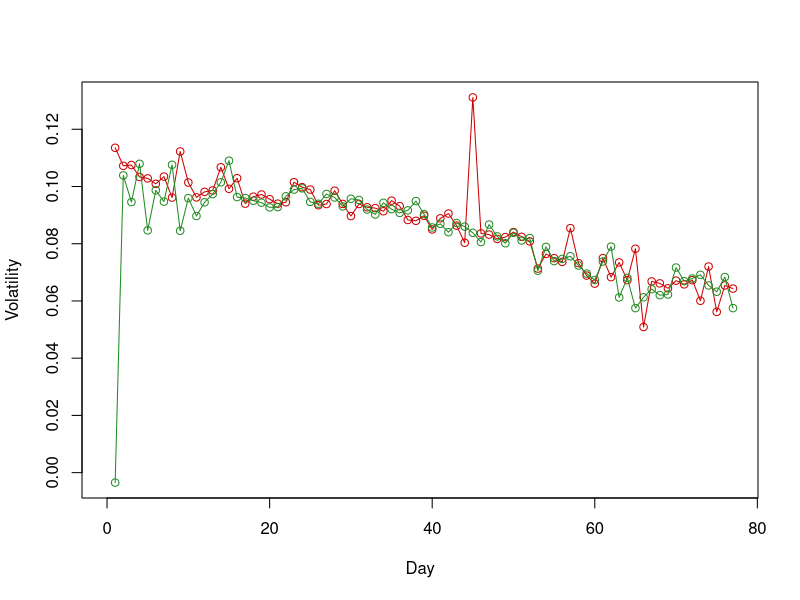

Write the R code that produced this figure.
# 2019 Jan, Feb, Mar SiH9 
asset = c(69545,68473,67691,67622,67788,67600,67603,67488,67082,67226,66812,66928,67029,66697,66274,66487,66629,66491,66494,65844,66056,66082,65990,66230,66279,66035,66183,66004,66081,67410,66884,66419,66293,65880,65716,65660,65608,66070,66086,66082,65936,65867,65952,66150,66232,66095,65746,65500,65590,65246,64491,64423,64308,63733)
callStrikes = c(69500,68500,67500,67500,67750,67500,67500,67500,67000,67250,66500,67000,67000,66750,66000,66500,66750,66500,66500,65750,66000,66000,66000,66000,66000,66000,66250,66000,66000,67500,67000,66500,66000,66000,65750,65750,65500,66000,66000,66000,66000,65750,66000,66250,66250,66000,65750,65500,65500,65250,64500,64500,64250,63750)
callPrices = c(1880,1648,1657,1577,1585,1670,1571,1501,1436,1483,1445,1280,1330,1262,1232,1210,1100,1123,1072,1034,1015,997,890,1125,1099,990,803,897,884,945,849,824,1000,749,750,730,735,700,700,670,543,600,561,550,551,500,450,370,360,352,255,165,179,2)
putStrikes = c(69500,68500,67500,67500,67500,67500,67500,67500,67000,67250,66500,67000,67000,66500,66250,66500,66500,66500,66500,65750,66000,66000,66000,66000,66000,66000,66000,66000,66000,67500,67000,66500,66000,66000,65750,65750,65500,66000,66000,66000,66000,65750,66000,66000,66000,66000,65750,65500,65500,65250,64500,64500,64250,63750)
putPrices = c(1850,1721,1550,1654,1367,1470,1372,1430,1366,1372,1200,1376,1282,1110,1040,1213,1075,1073,1075,1000,989,907,960,814,814,952,855,902,870,1143,951,900,694,861,800,779,648,632,615,565,602,469,585,488,431,403,407,370,284,284,250,254,127,35)
# 2019 Apr, May, Jun SiM9
asset = c(66726,66666,66739,66921,67026,66900,66563,66312,66395,66054,65325,65255,65132,64608,65535,64853,65132,65720,65865,66480,66139,66203,65852,66190,65933,65666,65547,64985,65249,64924,64911,64839,64520,64542,64639,64354,64311,64798,65278,65245,64965,65000,65949,65510,65670,65679,65351,65632,65795,65331,64842,64813,65008,64782,64701,64580,64941,64740,64645,64864,65380,65318,65375,65454,65355,65451,65217,64969,64821,64613,64576,64387,64285,64034,63846,63252,0)
callStrikes = c(66500,66500,67000,67000,67000,67000,66500,66000,66500,66000,65250,65250,65250,64500,65500,64500,65250,65750,65750,66500,66250,66250,65500,66000,66000,65750,65500,65000,65250,65000,65000,64750,64500,64500,64500,64250,64250,64750,65250,65000,65000,65000,66000,65500,65750,65750,65250,65750,65750,65250,64750,64750,65000,64750,64750,64500,65000,64750,64750,64500,65500,65250,65500,65500,65250,65500,65250,65000,64750,64500,64500,64500,64250,64000,63750,63250,0)
callPrices = c(1670,1780,1566,1600,1535,1589,1597,1600,1450,1442,1357,1400,1300,1409,1366,1600,1500,1400,1480,1485,1460,1400,1670,1446,1360,1610,1310,1198,1120,1124,1116,1147,1139,1083,1117,1057,1037,963,1050,1189,980,986,947,951,950,900,1075,900,939,1036,920,750,739,670,614,651,625,820,578,740,511,697,488,575,500,426,430,408,407,425,338,195,200,207,222,5,0)
putStrikes = c(66750,66750,66500,67000,67000,67000,66500,66000,66500,66000,65250,65250,65250,64500,65500,64500,65250,65500,65750,66500,66000,66000,65750,66000,66000,65750,65500,65000,65000,65000,65000,64500,64500,64500,64500,64000,64250,64500,65000,65000,65000,65000,66000,65500,65750,65500,65000,65500,65500,65000,64500,64500,65000,64750,64750,64500,65000,64750,64750,64750,65500,65250,65500,65500,65250,65500,65250,65000,64750,64500,64500,64500,64250,64000,63750,63250,0)
putPrices = c(1700,1425,1440,1827,1815,1655,1510,1313,1550,1394,1390,1390,1200,1254,1311,1146,1549,1280,1295,1496,1345,1305,1327,1290,1400,1328,1202,1212,1096,1252,1170,830,1079,1026,1015,802,1010,862,876,864,1011,1000,1043,946,1033,819,722,827,721,605,555,571,710,549,686,566,695,502,613,500,625,574,646,548,400,485,310,450,325,290,263,320,210,176,85,1,0)
# 2019 Jul, Aug, Sep SiU9
asset = c(66311,66190,66286,66066,65787,65658,65433,65398,65200,65098,64858,64660,63800,64112,63565,63621,63848,63862,63839,63622,64039,64168,64110,64475,64144,64381,63763,63453,63616,63165,63359,63334,63646,63511,63539,63746,63576,63657,63888,63938,64099,63904,64260,65633,65461,65695,65943,65481,65821,65846,65385,66226,66496,66740,67096,66841,66075,65938,66270,66220,66739,66782,66705,66934,66875,67177,66240,66239,65824,65578,65430,65593,64928,64254,64001,64346,64220,64171,0)
callStrikes = c(66000,66250,66250,66000,65500,65500,65500,65500,65000,65000,64500,64750,63500,64000,63500,63500,63500,63750,63750,63500,64000,64250,64000,64500,64250,64500,63750,63500,63500,63250,63000,63250,63500,63500,63500,63750,63500,63750,64000,64000,64000,64000,64000,65750,65500,65750,66000,65500,65750,65750,65500,66250,66500,66750,67000,66750,66000,66000,66250,66250,66750,66750,66750,67000,67000,67250,66250,66250,65750,65500,65500,65500,65000,64250,64000,64250,64250,64250,0)
callPrices = c(1540,1366,1453,1400,1596,1350,1222,1350,1400,1260,1657,1330,1420,1185,1130,1170,1270,1077,1057,1092,1043,1010,1070,940,900,972,1249,927,995,857,1070,917,984,880,872,740,857,803,825,810,900,751,946,800,894,884,847,900,828,924,716,685,905,839,870,837,805,701,709,714,593,721,711,625,550,573,523,500,500,467,357,461,319,428,274,330,188,1,0)
putStrikes = c(66000,66000,66000,66000,65750,65500,65750,65500,65000,65000,65000,64500,63500,64000,63500,63500,63750,63750,63500,63500,64000,64000,64000,64500,64000,64500,63500,63500,63500,63000,63000,63250,63500,63500,63500,63500,63500,63500,64000,64000,64000,64000,64000,65500,65500,65500,66000,65500,65750,65750,65500,66000,66500,66750,67000,66500,66000,66000,66250,66250,66500,66750,66750,67000,67000,67250,66250,66250,65750,65500,65500,65500,65000,64250,64000,64250,64250,64250,0)
putPrices = c(1100,1300,1320,1300,1280,1168,0,1270,1230,1300,1300,1109,1000,1075,1011,1000,1081,1049,965,980,1000,923,911,1012,879,1015,780,964,820,850,723,865,816,870,871,759,769,799,951,876,769,863,641,869,926,951,900,890,930,888,825,845,878,921,812,600,688,757,756,716,584,700,673,677,670,623,662,580,499,386,407,321,390,276,275,222,250,100,0)
# 2019 Oct, Nov, Dec SiZ9
asset = c(67697,67985,67043,66987,66604,66336,66226,66394,65700,65030,64768,65131,64983,64651,64734,64580,64607,64950,64951,65184,65581,66060,65915,65880,65266,65504,65947,65464,65030,64670,64883,64782,64713,64521,64498,64232,64075,64310,64583,64090,64181,64271,64475,64499,63802,64005,64176,64081,64121,64188,64432,64605,64352,64044,64086,64083,64144,63963,64013,64179,64241,64210,64261,64455,64341,64355,64025,63966,63767,63759,63582,63677,62785,62891,62451,62506,62553,62420)
callStrikes = c(67750,68000,67000,67000,66500,66250,66500,66500,65500,65000,64750,65000,65000,64750,64500,64500,64500,65000,65000,65000,65500,66000,66000,66000,65250,65500,66000,65500,65000,64500,65000,64500,64500,64500,64500,64250,64000,64000,64500,64000,64250,64250,64500,64500,63500,64000,64250,64000,64000,64250,64500,64500,64250,64000,64000,64000,64250,64000,64000,64250,64250,64250,64250,64500,64250,64250,64000,64000,63750,63750,63500,63750,62750,63000,62500,62500,62500,62500)
callPrices = c(1680,1600,1600,1500,1532,1480,1331,1300,1650,1391,1300,1380,1300,1350,1409,1365,1255,1205,1205,1295,1220,1214,1217,1167,1200,1122,1096,1140,1100,1106,1004,1180,1128,1004,1021,977,959,1072,963,900,850,900,827,770,1380,775,723,773,788,700,673,735,640,637,635,611,595,521,502,430,509,435,480,400,520,352,385,336,335,327,340,250,250,204,153,181,171,1)
putStrikes = c(68000,67750,67000,67000,66500,66000,66250,66250,65750,65000,64500,65000,65000,64750,64750,64500,64500,65000,65000,65000,65500,66000,66000,66000,65000,65500,66000,65500,65000,64750,65000,64500,64750,64500,64500,64250,64000,64250,64500,64000,64250,64250,64500,64500,63500,64000,64250,64000,64000,64250,64500,64500,64250,64000,64000,64000,64000,64000,64000,64250,64250,64250,64250,64500,64250,64250,64000,64000,63750,63750,63500,63500,62750,63000,62500,62500,62500,62500)
putPrices = c(0,1440,1367,1580,1167,1240,1350,1440,1193,1287,1072,1200,1300,1380,1427,1200,1173,1237,1218,1075,1124,1180,1270,1282,1010,1124,1191,1148,1060,1130,1137,889,1014,1015,991,970,919,952,886,817,900,815,861,825,640,742,829,700,648,760,730,640,532,613,541,536,502,552,494,510,510,546,390,450,304,307,345,348,307,340,263,207,250,290,224,183,103,75)

# BS d1
d1 <- function (S, E, r, volatility, expiry) {
  (log(S / E) + (r + 0.5 * volatility ^ 2) * (expiry)) / (volatility * sqrt(expiry))
}

# BS d2
d2 <- function (d1, volatility, expiry) {
  d1 - volatility * sqrt(expiry)
}

# call
C <- function (S, d1, d2, E, r, expiry) {
  S * pnorm(d1) - E * exp(-r * (expiry)) * pnorm(d2)
}

# put
P <- function (S, d1, d2, E, r, expiry) {
  -S * pnorm(-d1) + E * exp(-r * (expiry)) * pnorm(-d2)
}

Vega <- function (S, d1, expiry) {
  S * sqrt(expiry / pi / 2) * exp(-0.5 * d1 ^ 2)
}

# IV Call
IvCall <- function (C, E, expiry, S, r, error) {
  sigma = 1
  dv = error + 1
  while (!is.na(dv) && abs(dv) > error) {
    d1 = d1(S, E, r, sigma, expiry)
    d2 = d2(d1, sigma, expiry)
    CallPrice = C(S, d1, d2, E, r, expiry)
    Vega = Vega(S, d1, expiry)
    PriceError = CallPrice - C
    dv = PriceError / Vega
    sigma = sigma - dv
  }
  sigma
}

# IV Put
IvPut <- function (P, E, expiry, S, r, error) {
  sigma = 1
  dv = error + 1
  while (!is.na(dv) && abs(dv) > error) {
    d1 = d1(S, E, r, sigma, expiry)
    d2 = d2(d1, sigma, expiry)
    PutPrice = P(S, d1, d2, E, r, expiry)
    Vega = Vega(S, d1, expiry)
    PriceError = PutPrice - P
    dv = PriceError / Vega
    sigma = sigma - dv
  }
  sigma
}

n = length(asset)
ivCall = array(n)
ivPut = array(n)
rate = 0
error = 0.001

for (i in 1:(n-1)) {
  expiry = 1 / 252 * (n - (i - 1))
  ivCall[i] = IvCall(callPrices[i], callStrikes[i], expiry, asset[i], rate, error)
  ivPut[i] = IvPut(putPrices[i], putStrikes[i], expiry, asset[i], rate, error)
}

xrange = range(0, n-1)
yrange = range(0, ivPut, ivCall)

plot(xrange, yrange, type = "n", xlab = "Day", ylab = "Volatility")
#plot(asset, type="l")
points(1:(n-1), ivCall, col = "red3", type = "o")
points(1:(n-1), ivPut, col = "forestgreen", type = "o")


